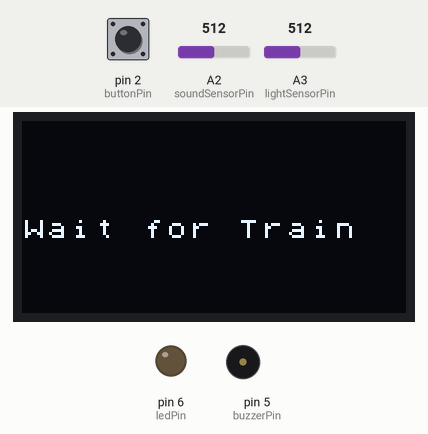
Simulated run of this sketch. Board: Arduino Uno, built with avr-gcc and run on an emulated ATmega328P. On the bench: 128×64 one-colour display, output pins drawn as LEDs (lit = HIGH), buzzer (waves = sounding). Dashed ring = blinking. Inputs (shaded band) come from the test bench; at power-on: A3 (lightSensorPin) = 512, pin 2 (buttonPin) LOW, A2 (soundSensorPin) = 512. Random numbers use the default seed unless the sketch sets one; what the sketch prints to the serial monitor is not drawn.

Above: at 1.2 s.
1.3 s: A3 (lightSensorPin) set to 685
2.8 s: A3 (lightSensorPin) set to 714
At 5.0 s:
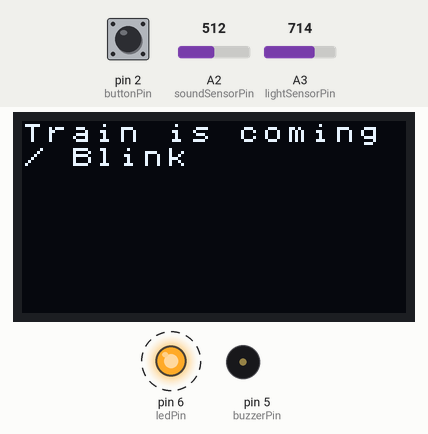
5.8 s: pin 2 (buttonPin) pulled HIGH for 0.3 s
At 8.2 s:
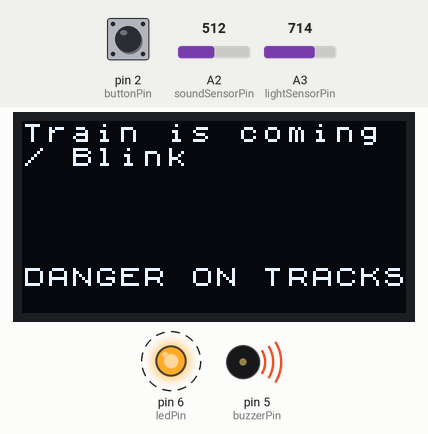
8.3 s: pin 2 (buttonPin) pulled HIGH for 1 s
At 9.2 s:
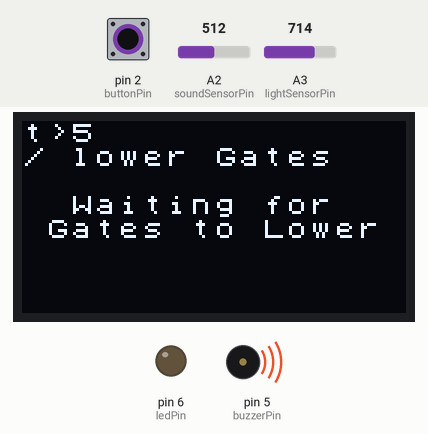
14.5 s: A2 (soundSensorPin) set to 490
Timing chart, 0 to 18.5 s (numbered marks = the images above; inputs shaded):
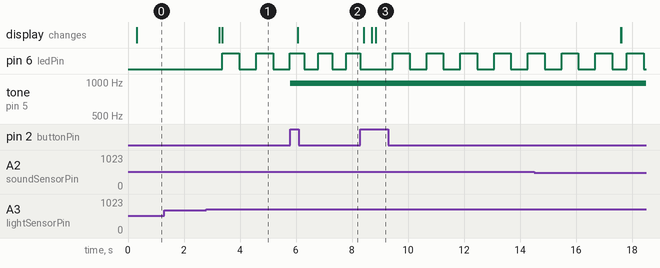

The sketch:

Ex_4.ino
```cpp
#include <Arduino.h>
#include <U8x8lib.h>
U8X8_SSD1306_128X64_NONAME_HW_I2C u8x8(/* reset=*/ U8X8_PIN_NONE);

#define soundSensorPin A2 // defining the pin for the sound sensor
#define lightSensorPin A3 // defining the pin for the light sensor
#define ledPin 6  // defining the pin for the LED
#define buttonPin 2 // define the button pin as pin 2
#define buzzerPin 5 // define the button pin as pin 5

// 0: Nothing State
// 1: light blinking, waiting to close gates
// 2: lowering gate
// 3: Wait for train to be done passing
// 4: raising gate
// 5: stop blinking
int state = 0; // variable that holds the current state. initialize to Normal State, or regular time
unsigned long previousMillis = 0; // holds the previous timer
unsigned long lightTimer = 0;     // holds the time at which the previous light blink was
unsigned long randomDuration = 20000; // variable used to hold the random durations computed

int lightBlink = 0; // 1 when LED blinks, 0 otherwise
int lightPrevStatus = 0;  // stores the previous status of the LED to enable blinking
int savedState;
int ledState = 0;
int clearDanger = 0;

void setup() {
  Serial.begin(9600); // Start serial communication
  u8x8.begin();       // to start using the screen
  u8x8.setFlipMode(1);
  pinMode(ledPin,OUTPUT); //Sets the pinMode to Output for the LED
  noInterrupts();
  TCCR1A = 0;       //Reset entire TCCR1A register
  TCCR1B = 0;       //Reset entire TCCR1B register
  TCCR1B |= B00000101;  //Set CS12 and CS10 to 1 so we get prescalar = 1024
  OCR1A = 7812;    // setting the OCR
  interrupts();
  attachInterrupt(digitalPinToInterrupt(buttonPin), buttonInterrupt, RISING); // Creating an interrupt for the push Button
}

void loop() {
  // Read and output the light sensor reading and the sound sensor reading
  int lightIntensity = analogRead(lightSensorPin);
  Serial.print("light intensity: ");
  Serial.println(lightIntensity);
  int soundIntensity = analogRead(soundSensorPin);
  Serial.print("sound intensity: ");
  Serial.println(soundIntensity);
  delay(200);

  if (state == 0 && lightIntensity < 700) { // if a train is NOT detected as incoming
    //    u8x8.clear();
    u8x8.setFont(u8x8_font_chroma48medium8_r);
    u8x8.setCursor(0, 4); //defining the starting point for the cursor
    u8x8.print("Wait for Train");   // Print "Wait for train" on the display
    state = 0;
  }
  if (state == 0 && lightIntensity >= 700) {  // if a train is detected as incoming
    u8x8.clear(); // clear the display
    previousMillis = millis();  // store the time
    lightBlink = 1; // set the LED to blinking
    u8x8.setFont(u8x8_font_chroma48medium8_r);
    u8x8.setCursor(0, 0); //defining the starting point for the cursor
    u8x8.print("Train is coming");  // Print that the train has been detected
    u8x8.setCursor(0, 1); //defining the starting point for the cursor
    u8x8.print("/ Blink");
    state = 1;  // change the state
  }
  // 5 seconds after the lights started flashing: close the gates
  if (state == 1 && (millis() - previousMillis >= 5000)) {
    u8x8.clear(); // clear the display
    previousMillis = millis();  // store the time
    u8x8.setCursor(0, 0); //defining the starting point for the cursor
    u8x8.print("t>5");
    u8x8.setCursor(0, 1); //defining the starting point for the cursor
    u8x8.print("/ lower Gates");
    u8x8.setCursor(2, 3); //defining the starting point for the cursor
    u8x8.print("Waiting for");
    u8x8.setCursor(1, 4); //defining the starting point for the cursor
    u8x8.print("Gates to Lower"); // Lower the gates
    state = 2;  // change the state
    randomDuration = random(8000, 10000); // create a random time for the closing of the gates
  }
  // After the random time of gate closing, wait for the train
  if (state == 2 && (millis() - previousMillis >= randomDuration)) {
    previousMillis = millis();
//    u8x8.clear();
    u8x8.setCursor(2, 3); //defining the starting point for the cursor
    u8x8.print("Waiting for");
    u8x8.setCursor(1, 4); //defining the starting point for the cursor
    u8x8.print("Train to Pass ");
    state = 3;
  }
  // once the horn of the train has been detected or 4 min, raise gates.
  if (state == 3 && (soundIntensity >= 700 || (millis() - previousMillis >= 240000))) {
    u8x8.clear();
    previousMillis = millis();
    u8x8.setFont(u8x8_font_chroma48medium8_r);
    u8x8.setCursor(0, 0); //defining the starting point for the cursor
    u8x8.print("Train is leaving");
    u8x8.setCursor(0, 1); //defining the starting point for the cursor
    u8x8.print("/ raise");
    u8x8.setCursor(2, 3); //defining the starting point for the cursor
    u8x8.print("Raising Gate");
    state = 4;  // change to state 4
    randomDuration = random(10000, 20000); // create a random duration for the opening of the gates
  }
  if (state == 4 && (millis() - previousMillis >= randomDuration)) {  // once the gates have opened and wait 5s:
    previousMillis = millis();
    u8x8.clear();
    u8x8.setFont(u8x8_font_chroma48medium8_r);
    u8x8.setCursor(3, 3); //defining the starting point for the cursor
    u8x8.print("Gate raised");
    state = 5;
  }
  // wait 5 seconds after the gates have opened and stop the lights blinking
  if (state == 5 && (millis() - previousMillis >= 5000)) {
    u8x8.clear();
    previousMillis = millis();
    lightBlink = 0; // set the blinking to false
    u8x8.setFont(u8x8_font_chroma48medium8_r);
    u8x8.setCursor(0, 0); //defining the starting point for the cursor
    u8x8.print("t>5");
    u8x8.setCursor(0, 1); //defining the starting point for the cursor
    u8x8.print("/ stop");
    state = 0;
  }

  // if statements enabling the LED to blink while the rest is executing
  if (lightBlink == 1 && (millis() - lightTimer > 500) && state != 6) {
    lightTimer = millis();
    if (lightPrevStatus == 0) {
      digitalWrite(ledPin, HIGH);
      lightPrevStatus = 1;
    } else {
      digitalWrite(ledPin, LOW);
      lightPrevStatus = 0;
    }
  }
  if (lightBlink == 0 && state != 6)
    digitalWrite(ledPin, LOW);

  if(state == 6){
    u8x8.setCursor(0, 6); //defining the starting point for the cursor
    u8x8.print("DANGER ON TRACKS");   // Print "Wait for train" on the display
  }
  if(clearDanger == 1){
    u8x8.setCursor(0, 6); //defining the starting point for the cursor
    u8x8.print("                ");   //Clear bottom line
    clearDanger = 0;
  }
}

void buttonInterrupt() {
  if(state == 6){
    state = savedState;
    TIMSK1 &= B11111101;  // Disable timer Interrupts
    digitalWrite(ledPin, LOW);  //Write new state to the LED on ledPin
    digitalWrite(buzzerPin, LOW);  //Write new state to the LED on ledPin
    clearDanger = 1;
  }else{
    savedState = state;
    state = 6;
    TIMSK1 |= B00000010;  // Enable timer Interrupts
  }
}
ISR(TIMER1_COMPA_vect){
  TCNT1  = 0;             //First, set the timer back to 0 so it resets for next interrupt
  ledState = !ledState;   //Invert LED state
  digitalWrite(ledPin, ledState);  //Write new state to the LED on ledPin
  analogWrite(buzzerPin, ledState);  //Write new state to the LED on ledPin

}
```

Measured:
- the behaviour switches between 699 and 700 on A3 (lightSensorPin) (found by bisection; images 0 and 1)
- after the input at 1.3 s, every drawn part: stays the same
- after the input at 2.8 s, pin 6 (ledPin): alternates HIGH for 0.60 s and LOW for 0.60 s, starting after 0.57 s; the display: first changes after 0.46 s (image 1 shows a later state)
- after the input at 5.8 s, tone on pin 5 (buzzerPin): silent → 977 Hz at once; the display: changes after 0.27 s (image 2)
- after the input at 8.3 s, the display: first changes after 0.11 s (image 3 shows a later state)
